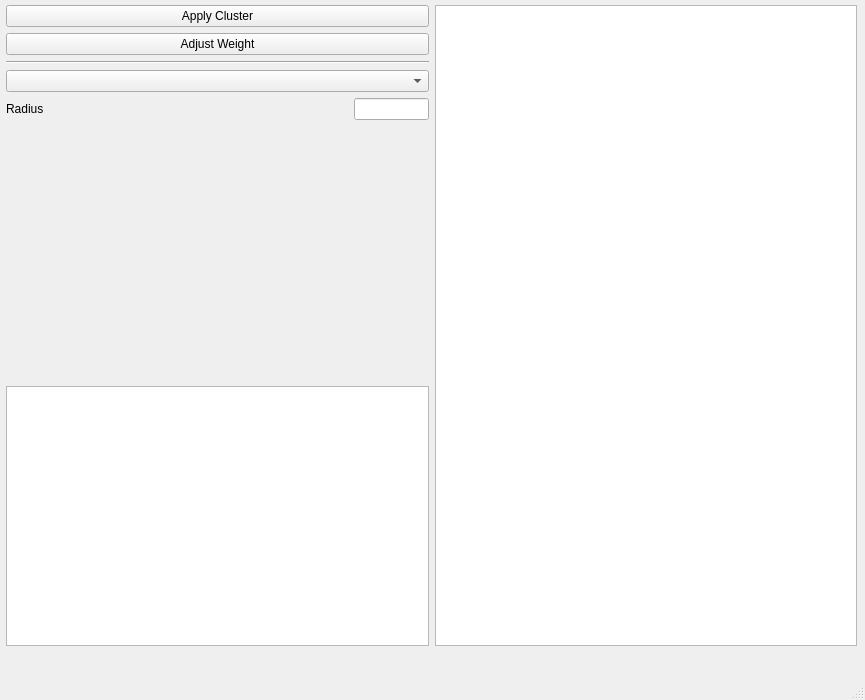
<?xml version="1.0" encoding="UTF-8"?>
<ui version="4.0">
 <class>MainWindow</class>
 <widget class="QMainWindow" name="MainWindow">
  <property name="geometry">
   <rect>
    <x>0</x>
    <y>0</y>
    <width>865</width>
    <height>700</height>
   </rect>
  </property>
  <property name="windowTitle">
   <string>MainWindow</string>
  </property>
  <widget class="QWidget" name="centralwidget">
   <widget class="QWidget" name="gridLayoutWidget">
    <property name="geometry">
     <rect>
      <x>6</x>
      <y>5</y>
      <width>851</width>
      <height>641</height>
     </rect>
    </property>
    <layout class="QGridLayout" name="gridLayout">
     <item row="0" column="0">
      <layout class="QHBoxLayout" name="horizontalLayout">
       <item>
        <layout class="QVBoxLayout" name="verticalLayout">
         <property name="sizeConstraint">
          <enum>QLayout::SetMaximumSize</enum>
         </property>
         <item>
          <widget class="QPushButton" name="clusterApplyButton">
           <property name="sizePolicy">
            <sizepolicy hsizetype="Minimum" vsizetype="Fixed">
             <horstretch>0</horstretch>
             <verstretch>0</verstretch>
            </sizepolicy>
           </property>
           <property name="text">
            <string>Apply Cluster</string>
           </property>
          </widget>
         </item>
         <item>
          <widget class="QPushButton" name="adjustWeightButton">
           <property name="text">
            <string>Adjust Weight</string>
           </property>
          </widget>
         </item>
         <item>
          <widget class="Line" name="line">
           <property name="orientation">
            <enum>Qt::Horizontal</enum>
           </property>
          </widget>
         </item>
         <item>
          <widget class="QComboBox" name="clusterComboBox">
           <property name="sizePolicy">
            <sizepolicy hsizetype="Preferred" vsizetype="Fixed">
             <horstretch>0</horstretch>
             <verstretch>0</verstretch>
            </sizepolicy>
           </property>
          </widget>
         </item>
         <item>
          <layout class="QHBoxLayout" name="horizontalLayout_2">
           <property name="spacing">
            <number>0</number>
           </property>
           <property name="sizeConstraint">
            <enum>QLayout::SetMaximumSize</enum>
           </property>
           <item>
            <widget class="QLabel" name="label">
             <property name="text">
              <string>Radius</string>
             </property>
            </widget>
           </item>
           <item>
            <widget class="QLineEdit" name="radiusEdit">
             <property name="sizePolicy">
              <sizepolicy hsizetype="Maximum" vsizetype="Fixed">
               <horstretch>0</horstretch>
               <verstretch>0</verstretch>
              </sizepolicy>
             </property>
             <property name="maximumSize">
              <size>
               <width>75</width>
               <height>16777215</height>
              </size>
             </property>
            </widget>
           </item>
          </layout>
         </item>
         <item>
          <spacer name="verticalSpacer">
           <property name="orientation">
            <enum>Qt::Vertical</enum>
           </property>
           <property name="sizeHint" stdset="0">
            <size>
             <width>20</width>
             <height>40</height>
            </size>
           </property>
          </spacer>
         </item>
         <item>
          <widget class="QTableWidget" name="tableWidget"/>
         </item>
        </layout>
       </item>
       <item>
        <widget class="QPlainTextEdit" name="plainTextEdit"/>
       </item>
      </layout>
     </item>
    </layout>
   </widget>
  </widget>
  <widget class="QMenuBar" name="menubar">
   <property name="geometry">
    <rect>
     <x>0</x>
     <y>0</y>
     <width>865</width>
     <height>24</height>
    </rect>
   </property>
  </widget>
  <widget class="QStatusBar" name="statusbar"/>
 </widget>
 <resources/>
 <connections/>
</ui>
